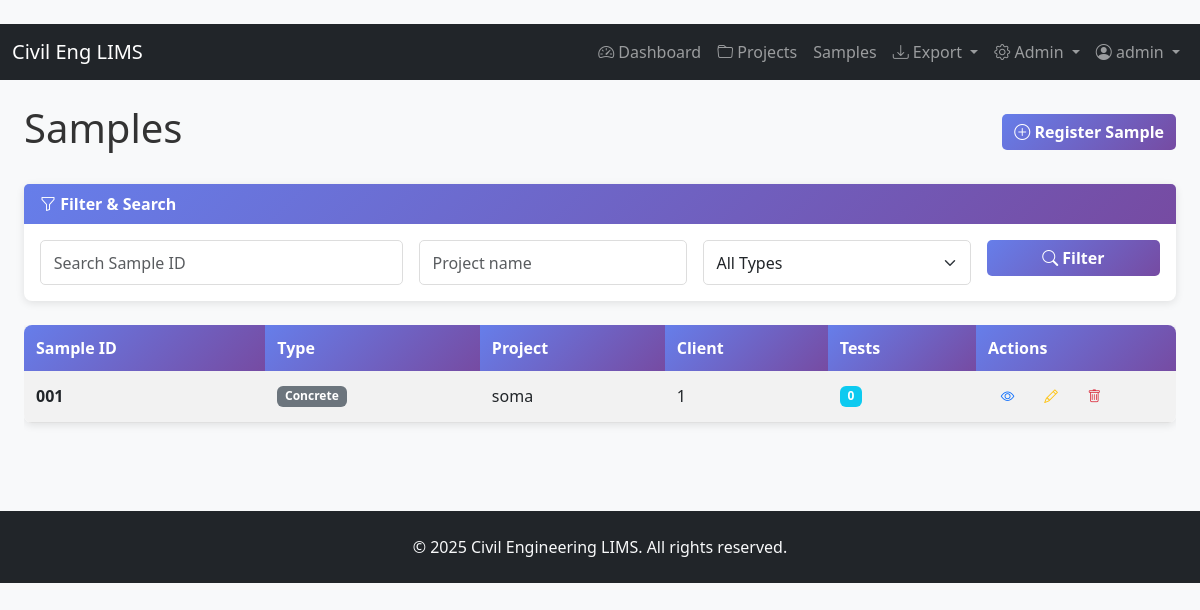
The page /samples (signed in) on the database as committed earlier.
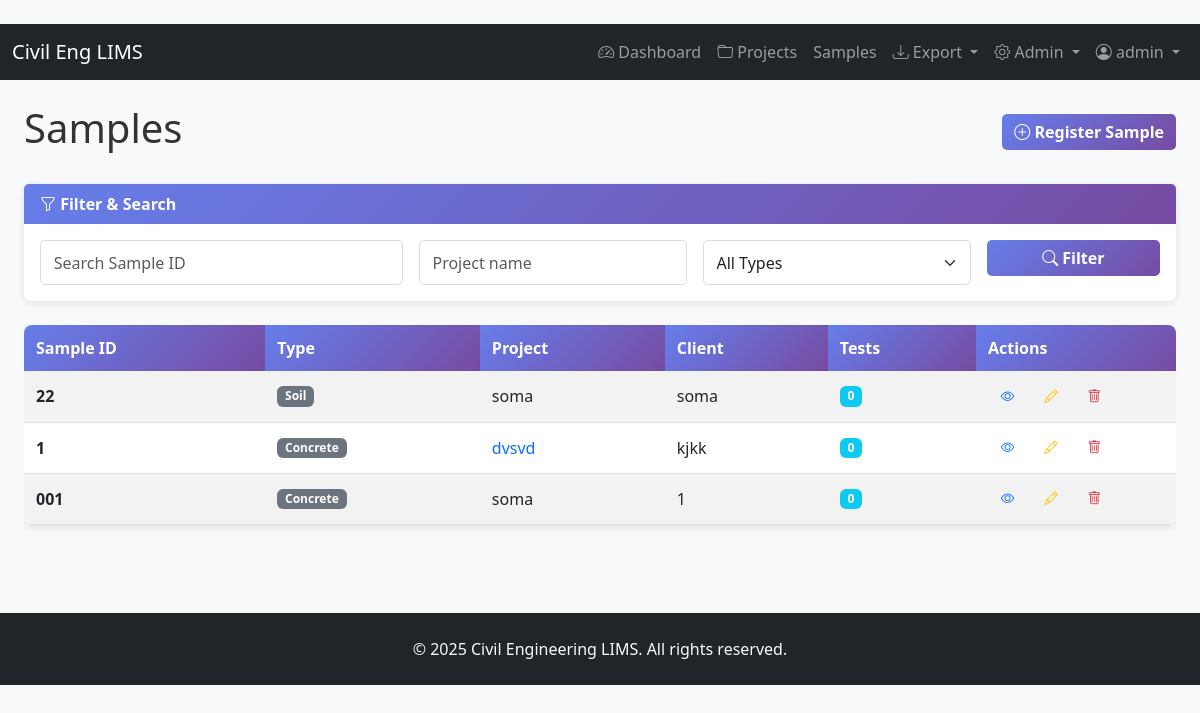
The same page on the database as committed later.
### models.py (models this page shows, shortened)
    class User(db.Model, UserMixin):
        __tablename__ = 'users'
        id = db.Column(db.Integer, primary_key=True)
        username = db.Column(db.String(80), unique=True, nullable=False)
        password_hash = db.Column(db.String(255), nullable=False)
        role = db.Column(db.String(30), nullable=False, default='Lab Technician')

    class Sample(db.Model):
        __tablename__ = 'samples'
        id = db.Column(db.Integer, primary_key=True)
        sample_id = db.Column(db.String(50), unique=True, nullable=False)
        sample_type = db.Column(db.String(50), nullable=False)  # Concrete, Soil, Aggregate
        project_id = db.Column(db.Integer, db.ForeignKey('projects.id'))
        project_name = db.Column(db.String(120))  # Kept for backward compatibility
        client_name = db.Column(db.String(120))
        date_collected = db.Column(db.String(30))
        tests = db.relationship('TestResult', backref='sample', lazy=True)

    class Project(db.Model):
        __tablename__ = 'projects'
        id = db.Column(db.Integer, primary_key=True)
        project_code = db.Column(db.String(50), unique=True, nullable=False)
        project_name = db.Column(db.String(120), nullable=False)
        client_name = db.Column(db.String(120))
        description = db.Column(db.Text)
        created_at = db.Column(db.DateTime)
        status = db.Column(db.String(30), default='Active')  # Active, Completed, On Hold
        samples = db.relationship('Sample', backref='project', lazy=True)

### app.py (the view)
@app.route('/samples')
@login_required
def samples():
    search = request.args.get('search', '').strip()
    project_filter = request.args.get('project', '').strip()
    type_filter = request.args.get('type', '').strip()
    query = models.Sample.query
    if search:
        query = query.filter(models.Sample.sample_id.ilike(f'%{search}%'))
    if project_filter:
        query = query.filter(models.Sample.project_name.ilike(f'%{project_filter}%'))
    if type_filter:
        query = query.filter_by(sample_type=type_filter)
    samples = query.order_by(models.Sample.id.desc()).all()
    projects = models.Project.query.all()
    return render_template('samples.html', samples=samples, projects=projects,
                         search=search, project_filter=project_filter, type_filter=type_filter)

### app.py (called while the page is built)
@login_manager.user_loader
def load_user(user_id):
    return models.User.query.get(int(user_id))

### templates/samples.html (shortened to what this page needs)
﻿{% extends 'base.html' %}
{% block content %}
<div class='container-fluid'>
  <div class='row mb-4 align-items-center'>
    <div class='col'>
      <h1> Samples</h1>
    </div>
    <div class='col-auto'>
      <a href='/samples/new' class='btn btn-primary'>
        <i class='bi bi-plus-circle'></i> Register Sample
      </a>
    </div>
  </div>
  <div class='card mb-4'>
    <div class='card-header'>
      <i class='bi bi-funnel'></i> Filter & Search
    </div>
    <div class='card-body'>
      <form method='get' class='row g-3'>
        <div class='col-md-4'>
          <input type='text' name='search' class='form-control' placeholder='Search Sample ID' value='{{ search }}'>
        </div>
        <div class='col-md-3'>
          <input type='text' name='project' class='form-control' placeholder='Project name' value='{{ project_filter }}'>
        </div>
        <div class='col-md-3'>
          <select name='type' class='form-select'>
            <option value=''>All Types</option>
          </select>
        </div>
        <div class='col-md-2'>
          <button type='submit' class='btn btn-primary w-100'>
            <i class='bi bi-search'></i> Filter
          </button>
        </div>
      </form>
    </div>
  </div>
  {% if samples %}
    <div class='table-responsive'>
      <table class='table table-hover table-striped'>
        <thead>
          <tr>
            <th>Sample ID</th>
            <th>Type</th>
            <th>Project</th>
            <th>Client</th>
            <th>Tests</th>
            <th style='width: 200px;'>Actions</th>
          </tr>
        </thead>
        <tbody>
          {% for s in samples %}
            <tr>
              <td><strong>{{ s.sample_id }}</strong></td>
              <td>
                <span class='badge bg-secondary'>{{ s.sample_type }}</span>
              </td>
              <td>
                {% if s.project %}
                  <a href='/projects/{{s.project.id}}' class='text-decoration-none'>{{ s.project.project_name }}</a>
                {% else %}
                  {{ s.project_name or '—' }}
                {% endif %}
              </td>
              <td>{{ s.client_name or '—' }}</td>
              <td>
                <span class='badge bg-info'>{{ s.tests|length }}</span>
              </td>
              <td>
                <a href='/samples/{{s.id}}' class='btn btn-sm btn-outline-primary' title='View'>
                  <i class='bi bi-eye'></i>
                </a>
                <a href='/samples/{{s.id}}/edit' class='btn btn-sm btn-outline-warning' title='Edit'>
                  <i class='bi bi-pencil'></i>
                </a>
                <form method='post' action='/samples/{{s.id}}/delete' style='display:inline;' onsubmit='return confirm("Are you sure? This will delete all associated tests.")'>
                  <button type='submit' class='btn btn-sm btn-outline-danger' title='Delete'>
                    <i class='bi bi-trash'></i>
                  </button>
                </form>
              </td>
            </tr>
          {% endfor %}
        </tbody>
      </table>
    </div>
  {% else %}
    <div class='alert alert-info'>
      <i class='bi bi-info-circle'></i> No samples found.
      <a href='/samples/new' class='alert-link'>Register a new sample</a>
    </div>
  {% endif %}
</div>
{% endblock %}

### templates/base.html (shortened to what this page needs)
﻿<!doctype html>
<html lang='en'>
  <head>
    <link href='https://cdn.jsdelivr.net/npm/bootstrap@5.3.0/dist/css/bootstrap.min.css' rel='stylesheet'>
    <link rel='stylesheet' href='https://cdn.jsdelivr.net/npm/bootstrap-icons@1.10.0/font/bootstrap-icons.css'>
    <link rel='stylesheet' href='/static/style.css'>
  </head>
  <body>
    <nav class='navbar navbar-expand-lg navbar-dark bg-dark sticky-top'>
      <div class='container-fluid'>
        <a class='navbar-brand' href='/'>
           Civil Eng LIMS
        </a>
        <div class='collapse navbar-collapse' id='navbarNav'>
          <ul class='navbar-nav ms-auto'>
            <li class='nav-item'>
              <a class='nav-link' href='/'><i class='bi bi-speedometer2'></i> Dashboard</a>
            </li>
            <li class='nav-item'>
              <a class='nav-link' href='/projects'><i class='bi bi-folder'></i> Projects</a>
            </li>
            <li class='nav-item'>
              <a class='nav-link' href='/samples'> Samples</a>
            </li>
            <li class='nav-item dropdown'>
              <a class='nav-link dropdown-toggle' href='#' id='exportDropdown' role='button' data-bs-toggle='dropdown'>
                <i class='bi bi-download'></i> Export
              </a>
            </li>
            {% if current_user.role == 'Admin' %}
              <li class='nav-item dropdown'>
                <a class='nav-link dropdown-toggle' href='#' id='adminDropdown' role='button' data-bs-toggle='dropdown'>
                  <i class='bi bi-gear'></i> Admin
                </a>
              </li>
            {% endif %}
            <li class='nav-item dropdown'>
              <a class='nav-link dropdown-toggle' href='#' id='userDropdown' role='button' data-bs-toggle='dropdown'>
                <i class='bi bi-person-circle'></i> {{ current_user.username }}
              </a>
            </li>
          </ul>
        </div>
      </div>
    </nav>
    <main class='container-fluid py-4'>
      {% block content %}{% endblock %}
    </main>
    <footer class='bg-dark text-light text-center py-4 mt-5'>
      <p class='mb-0'>&copy; 2025 Civil Engineering LIMS. All rights reserved.</p>
    </footer>
  </body>
</html>

### static/style.css (style rules this page uses)
* { margin: 0; padding: 0; box-sizing: border-box; }
body { font-family: 'Segoe UI', Tahoma, Geneva, Verdana, sans-serif; background-color: #f8f9fa; color: #333; }
.card { border: none; box-shadow: 0 2px 8px rgba(0, 0, 0, 0.1); border-radius: 8px; transition: transform 0.2s, box-shadow 0.2s; }
.card-header { background: linear-gradient(135deg, var(--primary-color) 0%, var(--secondary-color) 100%); color: white; border: none; font-weight: 600; }
.table { background: white; border-radius: 8px; overflow: hidden; box-shadow: 0 2px 8px rgba(0, 0, 0, 0.1); }
.table thead th { background: linear-gradient(135deg, var(--primary-color) 0%, var(--secondary-color) 100%); color: white; border: none; font-weight: 600; padding: 12px; }
.table tbody tr { border-bottom: 1px solid #e0e0e0; transition: background-color 0.2s; }
.table td { padding: 12px; vertical-align: middle; }
.btn { border-radius: 5px; font-weight: 600; transition: all 0.3s; border: none; }
.btn-primary { background: linear-gradient(135deg, var(--primary-color) 0%, var(--secondary-color) 100%); color: white; }
.btn-sm { padding: 0.4rem 0.8rem; font-size: 0.85rem; }
.form-control, .form-select { border-radius: 5px; border: 1px solid #ddd; padding: 0.6rem 0.8rem; transition: border-color 0.3s, box-shadow 0.3s; }

Rows that differ between the two databases and show on the page:
added Sample: sample_id "22", sample_type "Soil", project_name "soma", client_name "soma", tests|length "0"
added Sample: sample_id "1", sample_type "Concrete", project.project_name "dvsvd", client_name "kjkk", tests|length "0"
